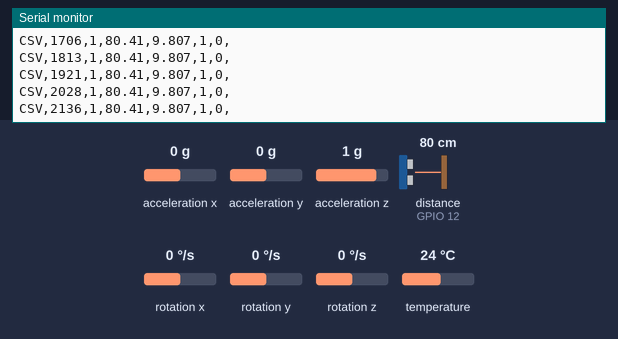
The program below on a simulated ESP32. On the bench: the last lines printed to the serial monitor. Wiring (from diagram.json): ultrasonic range finder: trigger GPIO 13; echo GPIO 12. The inputs (shaded band) are chosen by the test bench; at power-on: acceleration x 0 g, distance to the obstacle (sensor on GPIO 12) 80 cm, acceleration y 0 g, acceleration z 1 g, rotation x 0 °/s, rotation y 0 °/s, rotation z 0 °/s, temperature 24 °C. The echo pulse lasts 58.3 µs per cm; no radio packets arrive unless stated.

Above: at 2.2 s.
2.3 s: acceleration x set to -1.4 g
At 3.25 s:
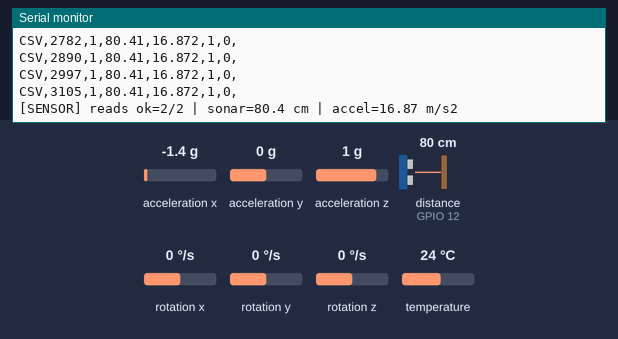
5.3 s: distance to the obstacle (sensor on GPIO 12) set to 2 cm
At 6.38 s:
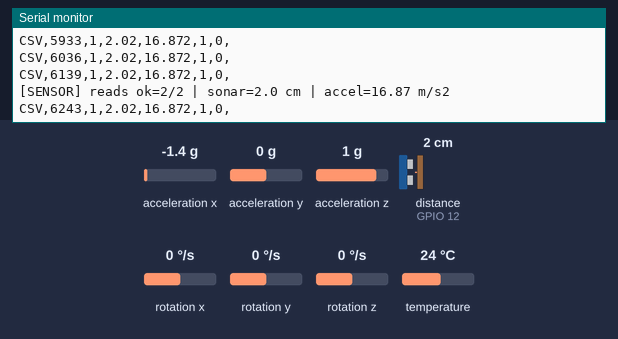
6.8 s: acceleration y set to -1.4 g
At 6.82 s:
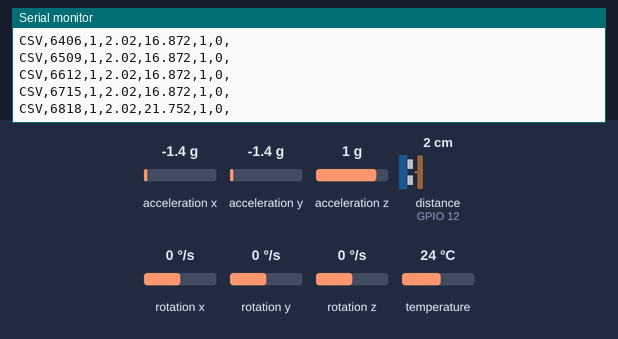
8.3 s: acceleration z set to -1.4 g
At 9.54 s:
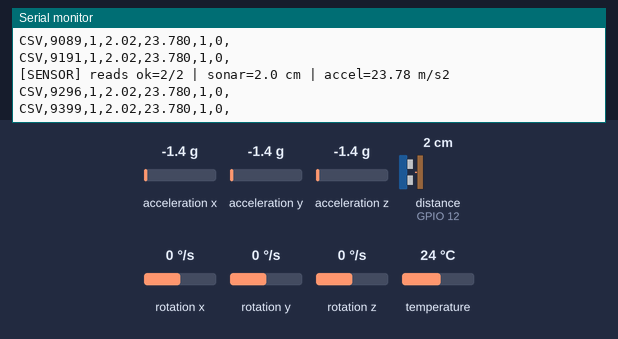
9.8 s: distance to the obstacle (sensor on GPIO 12) set to 4 cm
At 10.1 s:
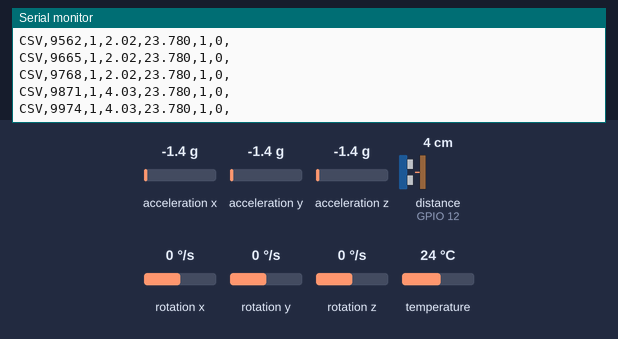
Timing chart, 0 to 12.3 s (numbered marks = the images above; inputs shaded):
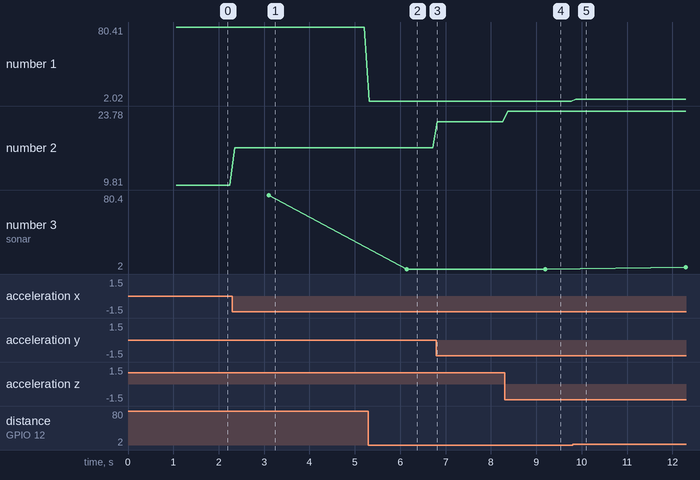

The program:

main.cpp
```cpp
#include <Arduino.h>
#include <LoRa.h>
#include "LoRaPubSub.h"
#include "SensorManager.h"
#include "SonarSensor.h"
#include "ImuSensor.h"
#include <math.h>

// TTGO LoRa32 핀 정의
#ifndef LORA_SCK
#define LORA_SCK 5
#endif
#ifndef LORA_MISO
#define LORA_MISO 19
#endif
#ifndef LORA_MOSI
#define LORA_MOSI 27
#endif
#ifndef LORA_SS
#define LORA_SS 18
#endif
#ifndef LORA_RST
#define LORA_RST 14
#endif
#ifndef LORA_DI0
#define LORA_DI0 26
#endif

#define NODE_ID NODE_BUOY_A // ← 업로드 전 여기만 변경

#ifndef CSV_LOG_ENABLED
#define CSV_LOG_ENABLED 1
#endif

#ifndef SENSOR_SAMPLE_INTERVAL_MS
#define SENSOR_SAMPLE_INTERVAL_MS 100
#endif

#ifndef LORA_RAW_PUBLISH_INTERVAL_MS
#define LORA_RAW_PUBLISH_INTERVAL_MS 3000
#endif

#ifndef DEMO_HEARTBEAT_ENABLED
#define DEMO_HEARTBEAT_ENABLED 1
#endif

#ifndef DEMO_ALERT_ENABLED
#define DEMO_ALERT_ENABLED 0
#endif

#ifndef DATASET_LABEL
#define DATASET_LABEL ""
#endif

LoRaPubSub pubsub(NODE_ID);
SonarSensor sonar(13, 12); // TRIG=GPIO13, ECHO=GPIO12
ImuSensor imu;             // I2C SDA=GPIO21, SCL=GPIO22
SensorManager sensors;

static bool lora_ok = false; // LoRa 초기화 성공 여부, LoRa 관련 코드 전체 가드용

static void printCsvHeader()
{
#if CSV_LOG_ENABLED
    Serial.println("CSV,timestamp_ms,buoy_id,sonar_cm,accel_mag_ms2,sonar_valid,sonar_timeout,label");
#endif
}

static void printSensorCsv(bool sonar_ok, bool imu_ok)
{
#if CSV_LOG_ENABLED
    const float sonar_cm = sonar.getValue();
    const float accel_ms2 = imu_ok ? imu.getValue() : NAN;
    Serial.printf("CSV,%lu,%u,%.2f,%.3f,%u,%u,%s\n",
                  millis(),
                  NODE_ID,
                  sonar_cm,
                  accel_ms2,
                  sonar_ok ? 1 : 0,
                  sonar_ok ? 0 : 1,
                  DATASET_LABEL);
#endif
}

void onAlert(const LoRaPublish &pkt)
{
    Serial.printf("[SUB] ALERT from node 0x%02X | confidence=%d%%\n",
                  pkt.header.node_id, pkt.payload[0]);
}

void setup()
{
    Serial.begin(115200);
    delay(1000); // Wokwi 터미널 연결 대기
    Serial.println("[BOOT] starting...");
    Serial.flush();

    SPI.begin(LORA_SCK, LORA_MISO, LORA_MOSI, LORA_SS);
    LoRa.setPins(LORA_SS, LORA_RST, LORA_DI0);

    lora_ok = LoRa.begin(923E6);
    if (lora_ok)
    {
        pubsub.begin();
        pubsub.subscribe(TOPIC_ALERT, onAlert);
        Serial.println("[OK] LoRa ready (frequency=923 MHz)");
    }
    else
    {
        Serial.println("[WARN] LoRa not found — sensor-only mode (Wokwi?)");
    }

    sensors.attach(&sonar);
    sensors.attach(&imu);
    uint8_t sensors_ready = sensors.beginAll();

    Serial.printf("[INFO] sensors configured: %d software objects\n", sensors.count());
    Serial.printf("[INFO] sensors startup checks passed: %d/%d\n",
                  sensors_ready, sensors.count());
    Serial.println(sensors.isReady(0)
                       ? "[OK] Sonar pins configured (TRIG=GPIO13, ECHO=GPIO12; distance validates on read)"
                       : "[WARN] Sonar pin setup failed");
    Serial.println(sensors.isReady(1)
                       ? "[OK] IMU detected on I2C (MPU6050, SDA=GPIO21, SCL=GPIO22)"
                       : "[WARN] IMU not detected on I2C (MPU6050, SDA=GPIO21, SCL=GPIO22); skipping IMU reads");
    Serial.printf("[INFO] LoRaPublish max: %d bytes\n", sizeof(LoRaPublish));
    Serial.printf("[INFO] sensor sample interval: %d ms\n", SENSOR_SAMPLE_INTERVAL_MS);
    Serial.println(DEMO_ALERT_ENABLED
                       ? "[INFO] demo alert publisher enabled"
                       : "[INFO] demo alert publisher disabled");
    printCsvHeader();
}

void loop()
{
    if (lora_ok)
        pubsub.tick();

    static uint32_t last_sensor = 0;
    if (millis() - last_sensor >= SENSOR_SAMPLE_INTERVAL_MS)
    {
        bool sonar_ok = sensors.isReady(0) && sonar.read();
        bool imu_ok = sensors.isReady(1) && imu.read();
        uint8_t reads_ok = (sonar_ok ? 1 : 0) + (imu_ok ? 1 : 0);

        printSensorCsv(sonar_ok, imu_ok);

        static uint32_t last_sensor_log = 0;
        if (millis() - last_sensor_log >= 3000)
        {
            if (sensors.isReady(1))
            {
                Serial.printf("[SENSOR] reads ok=%d/%d | sonar=%.1f cm | accel=%.2f m/s2\n",
                              reads_ok, sensors.readyCount(), sonar.getValue(), imu.getValue());
            }
            else
            {
                Serial.printf("[SENSOR] reads ok=%d/%d | sonar=%.1f cm | accel=N/A (IMU not detected)\n",
                              reads_ok, sensors.readyCount(), sonar.getValue());
            }
            last_sensor_log = millis();
        }

        static uint32_t last_lora_raw = 0;
        if (lora_ok && millis() - last_lora_raw >= LORA_RAW_PUBLISH_INTERVAL_MS)
        {
            sensors.publishRaw(pubsub);
            last_lora_raw = millis();
        }
        last_sensor = millis();
    }

    if (!lora_ok)
        return;

#if DEMO_HEARTBEAT_ENABLED
    static uint32_t last_hb = 0;
    if (millis() - last_hb > 5000)
    {
        uint8_t payload[2] = {75, 0x00};
        pubsub.publish(TOPIC_HEARTBEAT, payload, 2);
        Serial.println("[PUB] Heartbeat");
        last_hb = millis();
    }
#endif

#if DEMO_ALERT_ENABLED
    static uint32_t last_alert = 0;
    if (millis() - last_alert > 10000)
    {
        uint8_t payload[1] = {90};
        bool enqueued = pubsub.publish(TOPIC_ALERT, payload, 1, true);
        Serial.printf("[PUB] ALERT -> %s\n", enqueued ? "enqueued" : "outbox full");
        last_alert = millis();
    }
#endif
}
```

Measured:
- after the input at 2.3 s, the serial monitor: prints a new line after 0.05 s (image 1)
- after the input at 5.3 s, the serial monitor: prints a new line at once (image 2)
- after the input at 6.8 s, the serial monitor: prints a new line at once (image 3)
- after the input at 8.3 s, the serial monitor: prints a new line after 0.07 s (image 4)
- after the input at 9.8 s, the serial monitor: prints a new line after 0.07 s (image 5)
- plotted number 1: 80.41 → 2.02 after the input at 5.3 s, 2.02 → 4.03 after the input at 9.8 s
- plotted number 2: 9.81 → 16.87 after the input at 2.3 s, 16.87 → 21.75 after the input at 6.8 s, 21.75 → 23.78 after the input at 8.3 s
- plotted number 3: 2 → 4 after the input at 9.8 s
